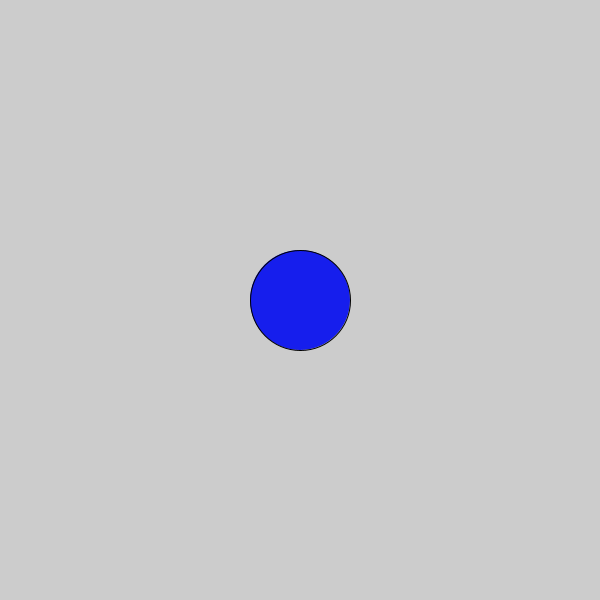
Frame 1 (no input)
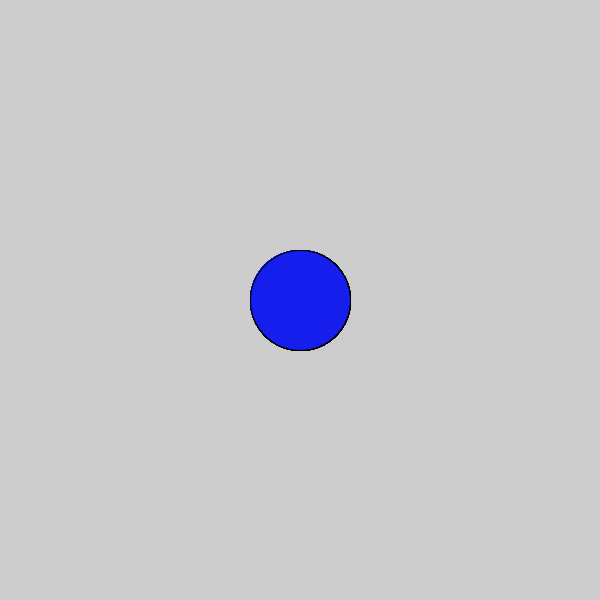
Frame 60 (the mouse pressed at the canvas centre just before this capture)
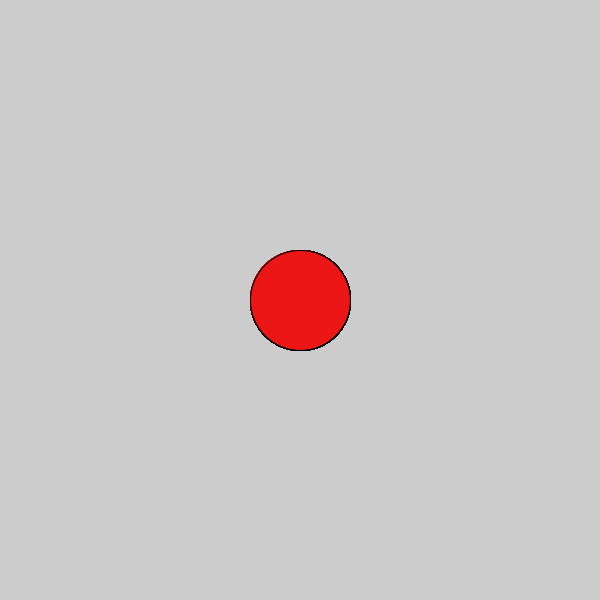
Frame 120 (the mouse held since frame 60 and released just before this capture)

The Processing sketch that drew these frames (run headless with seeded random() and noise(); from frame 60 on, the mouse is pressed at the canvas centre):

// Processing sketch: c_LogicalDot
// ── c_LogicalDot.pde

void setup() {
  size(600,600);
// 1. Set the size of the sketch. Make it 600 pixels square. 
  

}

void draw() {
  
// 2. Draw an ellipse
// Run the program to make sure it works before moving on.
if(mousePressed) {
  fill(#ED1616);
}else{
  fill(#161EED);}
ellipse(300,300, 100,100);

// 3. Change the color of the ellipse when the mouse is pressed.
//    Use the following code, but put your colors where indicated
//    Remember to use the   fill()  command to set colors.

if (mousePressed) {
 
   //  put one color here 
  
} else {
  
   // put a different color here
  
}  
  
  
  
}
